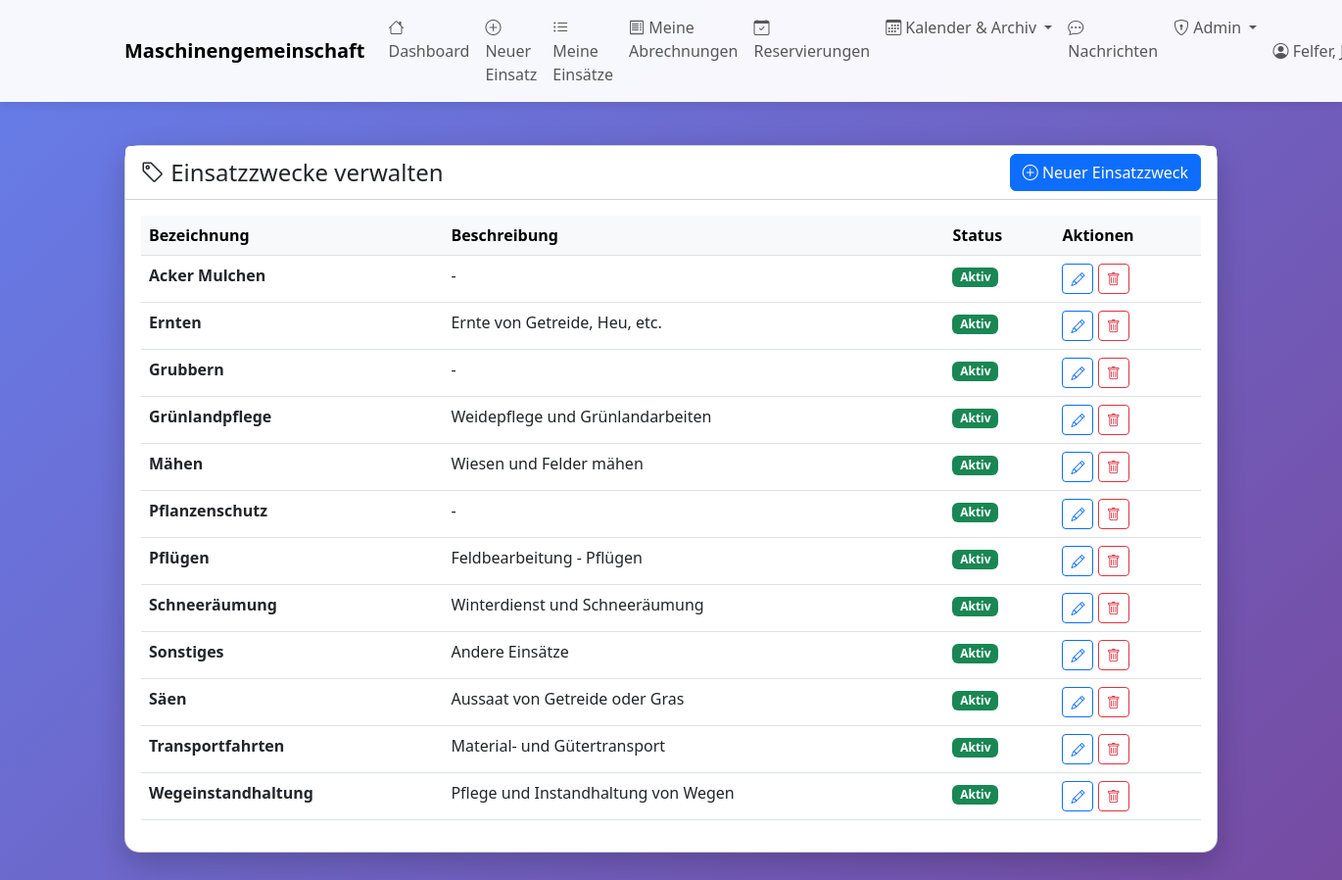
The page /admin/einsatzzwecke (signed in) on the database its author committed.
### tables this page shows
CREATE TABLE einsatzzwecke (
    id INTEGER PRIMARY KEY AUTOINCREMENT,
    bezeichnung TEXT NOT NULL UNIQUE,
    beschreibung TEXT,
    aktiv BOOLEAN DEFAULT 1
);

### web_app.py (the view)
@app.route('/admin/einsatzzwecke')
@admin_required
def admin_einsatzzwecke():
    with MaschinenDBContext(DB_PATH) as db:
        einsatzzwecke = db.get_all_einsatzzwecke(nur_aktive=False)
    return render_template('admin_einsatzzwecke.html', einsatzzwecke=einsatzzwecke)

### database.py (called while the page is built)
    def connect(self):
        self.connection = sqlite3.connect(self.db_path)
        self.connection.row_factory = sqlite3.Row
        self.cursor = self.connection.cursor()

    def close(self):
        if self.connection:
            self.connection.close()

    def get_all_einsatzzwecke(self, nur_aktive: bool = True) -> List[Dict]:
        sql = "SELECT * FROM einsatzzwecke"
        if nur_aktive:
            sql += " WHERE aktiv = 1"
        sql += " ORDER BY bezeichnung"
        self.cursor.execute(sql)
        return [dict(row) for row in self.cursor.fetchall()]

    def __enter__(self):
        self.connect()
        return self

    def __exit__(self, exc_type, exc_val, exc_tb):
        if exc_type is None:
            self.connection.commit()
        else:
            self.connection.rollback()
        self.close()
        return False

### web_app.py (called while the page is built)
def admin_required(f):
    @wraps(f)
    def decorated_function(*args, **kwargs):
        if 'benutzer_id' not in session:
            flash('Bitte melden Sie sich an.', 'warning')
            return redirect(url_for('login'))
        if not session.get('is_admin'):
            flash('Zugriff verweigert. Administrator-Rechte erforderlich.', 'danger')
            return redirect(url_for('dashboard'))
        return f(*args, **kwargs)
    return decorated_function

### templates/admin_einsatzzwecke.html (shortened to what this page needs)
{% extends "base.html" %}
{% block content %}
<div class="row mt-4">
    <div class="col-12">
        <div class="card">
            <div class="card-header bg-white d-flex justify-content-between align-items-center">
                <h4 class="mb-0">
                    <i class="bi bi-tag"></i> Einsatzzwecke verwalten
                </h4>
                <a href="{{ url_for('admin_einsatzzwecke_neu') }}" class="btn btn-primary">
                    <i class="bi bi-plus-circle"></i> Neuer Einsatzzweck
                </a>
            </div>
            <div class="card-body">
                <div class="table-responsive">
                    <table class="table table-hover">
                        <thead class="table-light">
                            <tr>
                                <th>Bezeichnung</th>
                                <th>Beschreibung</th>
                                <th>Status</th>
                                <th>Aktionen</th>
                            </tr>
                        </thead>
                        <tbody>
                            {% for zweck in einsatzzwecke %}
                            <tr>
                                <td><strong>{{ zweck.bezeichnung }}</strong></td>
                                <td>{{ zweck.beschreibung or '-' }}</td>
                                <td>
                                    {% if zweck.aktiv %}
                                        <span class="badge bg-success">Aktiv</span>
                                    {% else %}
                                        <span class="badge bg-secondary">Inaktiv</span>
                                    {% endif %}
                                </td>
                                <td>
                                    <a href="{{ url_for('admin_einsatzzwecke_edit', einsatzzweck_id=zweck.id) }}"
                                       class="btn btn-sm btn-outline-primary" title="Bearbeiten">
                                        <i class="bi bi-pencil"></i>
                                    </a>
                                    <button type="button" class="btn btn-sm btn-outline-danger"
                                            onclick="confirmDelete({{ zweck.id }}, '{{ zweck.bezeichnung }}')" title="Löschen">
                                        <i class="bi bi-trash"></i>
                                    </button>
                                </td>
                            </tr>
                            {% endfor %}
                        </tbody>
                    </table>
                </div>
            </div>
        </div>
    </div>
</div>
{% endblock %}

### templates/base.html (style rules this page uses)
body { min-height: 100vh; background: linear-gradient(135deg, #667eea 0%, #764ba2 100%); }
.card { border-radius: 15px; box-shadow: 0 10px 30px rgba(0,0,0,0.2); }

### rows shown on the page
einsatzzwecke: bezeichnung "Acker Mulchen", beschreibung "-", aktiv "Aktiv"
einsatzzwecke: bezeichnung "Ernten", beschreibung "Ernte von Getreide, Heu, etc.", aktiv "Aktiv"
einsatzzwecke: bezeichnung "Grubbern", beschreibung "-", aktiv "Aktiv"
einsatzzwecke: bezeichnung "Grünlandpflege", beschreibung "Weidepflege und Grünlandarbeiten", aktiv "Aktiv"
einsatzzwecke: bezeichnung "Mähen", beschreibung "Wiesen und Felder mähen", aktiv "Aktiv"
einsatzzwecke: bezeichnung "Pflanzenschutz", beschreibung "-", aktiv "Aktiv"
einsatzzwecke: bezeichnung "Pflügen", beschreibung "Feldbearbeitung - Pflügen", aktiv "Aktiv"
einsatzzwecke: bezeichnung "Schneeräumung", beschreibung "Winterdienst und Schneeräumung", aktiv "Aktiv"
einsatzzwecke: bezeichnung "Sonstiges", beschreibung "Andere Einsätze", aktiv "Aktiv"
einsatzzwecke: bezeichnung "Säen", beschreibung "Aussaat von Getreide oder Gras", aktiv "Aktiv"
einsatzzwecke: bezeichnung "Transportfahrten", beschreibung "Material- und Gütertransport", aktiv "Aktiv"
einsatzzwecke: bezeichnung "Wegeinstandhaltung", beschreibung "Pflege und Instandhaltung von Wegen", aktiv "Aktiv"

### other values the page prints
{{ session.get('benutzer_name') }} "Felfer,…"
